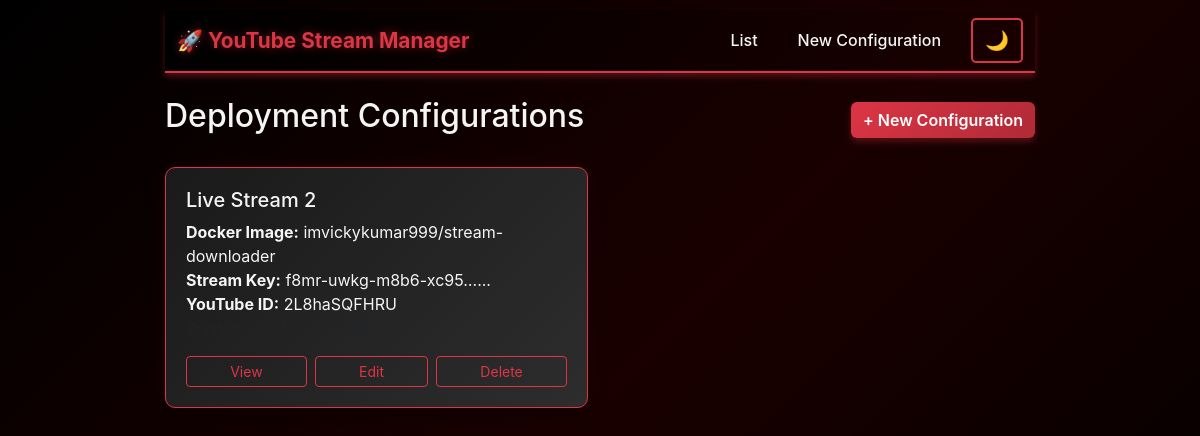
The app's page /, older data.
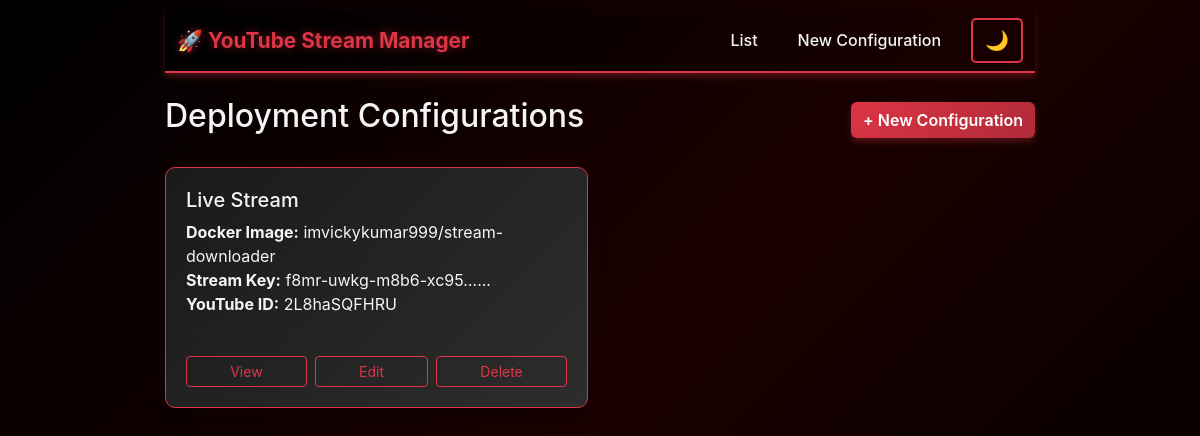
The same page, newer data.
### deployments/models.py (models this page shows, shortened)
class RailwayDeployment(models.Model):
    railway_token = models.CharField(
        max_length=255,
        help_text="Get it from https://railway.com/account/tokens",
        verbose_name="Railway Token"
    )
    project_name = models.CharField(
        max_length=255,
        default="Live Stream",
        help_text="Use a unique name for your project",
        verbose_name="Project Name"
    )
    docker_image = models.CharField(
        max_length=255,
        default="imvickykumar999/stream-downloader",
        help_text="Docker image to deploy (e.g., imvickykumar999/stream-downloader)",
        verbose_name="Docker Image"
    )
    stream_key = models.CharField(
        max_length=255,
        default='',
        help_text="Get it from https://studio.youtube.com/channel/UC/livestreaming",
        verbose_name="Stream Key"
    )
    youtube_id = models.CharField(
        max_length=50,
        default='',
        help_text="YouTube video ID (e.g., 4UTdZpN26Bs from https://www.youtube.com/watch?v=4UTdZpN26Bs)",
        verbose_name="YouTube ID"
    )
    railway_project_id = models.CharField(
        max_length=255,
        blank=True,
        null=True,
        help_text="Railway project ID (set after first deployment)",
        verbose_name="Railway Project ID"
    )
    railway_service_id = models.CharField(
        max_length=255,
        blank=True,
        null=True,
        help_text="Railway service ID (set after first deployment)",
        verbose_name="Railway Service ID"
    )
    created_at = models.DateTimeField(auto_now_add=True)
    updated_at = models.DateTimeField(auto_now=True)
    is_active = models.BooleanField(default=True, help_text="Active configuration")
    class Meta:
        verbose_name = "Railway Deployment"
        verbose_name_plural = "Railway Deployments"
        ordering = ['-created_at']

### deployments/views.py (the view)
# urls.py: path('', views.deployment_list, name='deployment_list'),
def deployment_list(request):
    deployments = RailwayDeployment.objects.all()
    return render(request, 'deployments/list.html', {'deployments': deployments})

### deployments/templates/deployments/list.html (shortened to what this page needs)
{% extends 'deployments/base.html' %}
{% block content %}
<div class="d-flex justify-content-between align-items-center mb-4">
    <h2>Deployment Configurations</h2>
    <a href="{% url 'deployments:deployment_form' %}" class="btn btn-primary">+ New Configuration</a>
</div>
{% if deployments %}
    <div class="row">
        {% for deployment in deployments %}
        <div class="col-md-6 mb-3">
            <div class="card">
                <div class="card-body">
                    <h5 class="card-title">{{ deployment.project_name }}</h5>
                    <p class="card-text">
                        <strong>Docker Image:</strong> {{ deployment.docker_image }}<br>
                        {% if deployment.stream_key %}
                            <strong>Stream Key:</strong> {{ deployment.stream_key|truncatechars:20 }}...<br>
                        {% endif %}
                        {% if deployment.youtube_id %}
                            <strong>YouTube ID:</strong> {{ deployment.youtube_id }}<br>
                        {% endif %}
                        <small class="text-muted">Created: {{ deployment.created_at|date:"M d, Y H:i" }}</small>
                    </p>
                    <div class="d-flex gap-2" role="group">
                        <a href="{% url 'deployments:deployment_detail' deployment.pk %}" class="btn btn-sm btn-outline-primary flex-fill">View</a>
                        <a href="{% url 'deployments:deployment_edit' deployment.pk %}" class="btn btn-sm btn-outline-secondary flex-fill">Edit</a>
                        <a href="{% url 'deployments:deployment_delete' deployment.pk %}" class="btn btn-sm btn-outline-danger flex-fill">Delete</a>
                    </div>
                </div>
            </div>
        </div>
        {% endfor %}
    </div>
{% endif %}
{% endblock %}

Row changes from the older to the newer data that the page shows:
changed RailwayDeployment "imvickykumar999/stream-downloader": project_name "Live Stream 2" → "Live Stream"
